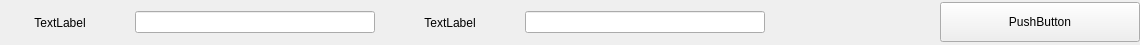
<?xml version="1.0" encoding="UTF-8"?>
<ui version="4.0">
 <class>RecipeInfoView</class>
 <widget class="QWidget" name="RecipeInfoView">
  <property name="geometry">
   <rect>
    <x>0</x>
    <y>0</y>
    <width>1140</width>
    <height>45</height>
   </rect>
  </property>
  <property name="windowTitle">
   <string>Form</string>
  </property>
  <layout class="QHBoxLayout" name="horizontalLayout">
   <property name="spacing">
    <number>15</number>
   </property>
   <property name="leftMargin">
    <number>0</number>
   </property>
   <property name="topMargin">
    <number>0</number>
   </property>
   <property name="rightMargin">
    <number>0</number>
   </property>
   <property name="bottomMargin">
    <number>0</number>
   </property>
   <item>
    <widget class="QLabel" name="lbl_RecipeName">
     <property name="minimumSize">
      <size>
       <width>120</width>
       <height>0</height>
      </size>
     </property>
     <property name="text">
      <string>TextLabel</string>
     </property>
     <property name="alignment">
      <set>Qt::AlignCenter</set>
     </property>
    </widget>
   </item>
   <item>
    <widget class="QLineEdit" name="led_RecipeName">
     <property name="minimumSize">
      <size>
       <width>240</width>
       <height>0</height>
      </size>
     </property>
    </widget>
   </item>
   <item>
    <widget class="QLabel" name="lbl_RecipeType">
     <property name="minimumSize">
      <size>
       <width>120</width>
       <height>0</height>
      </size>
     </property>
     <property name="text">
      <string>TextLabel</string>
     </property>
     <property name="alignment">
      <set>Qt::AlignCenter</set>
     </property>
    </widget>
   </item>
   <item>
    <widget class="QLineEdit" name="led_RecipeType">
     <property name="minimumSize">
      <size>
       <width>240</width>
       <height>0</height>
      </size>
     </property>
    </widget>
   </item>
   <item>
    <spacer name="horizontalSpacer">
     <property name="orientation">
      <enum>Qt::Horizontal</enum>
     </property>
     <property name="sizeHint" stdset="0">
      <size>
       <width>142</width>
       <height>20</height>
      </size>
     </property>
    </spacer>
   </item>
   <item>
    <widget class="QPushButton" name="btn_RcpBasicInfo">
     <property name="minimumSize">
      <size>
       <width>200</width>
       <height>40</height>
      </size>
     </property>
     <property name="text">
      <string>PushButton</string>
     </property>
    </widget>
   </item>
  </layout>
 </widget>
 <resources/>
 <connections/>
</ui>
